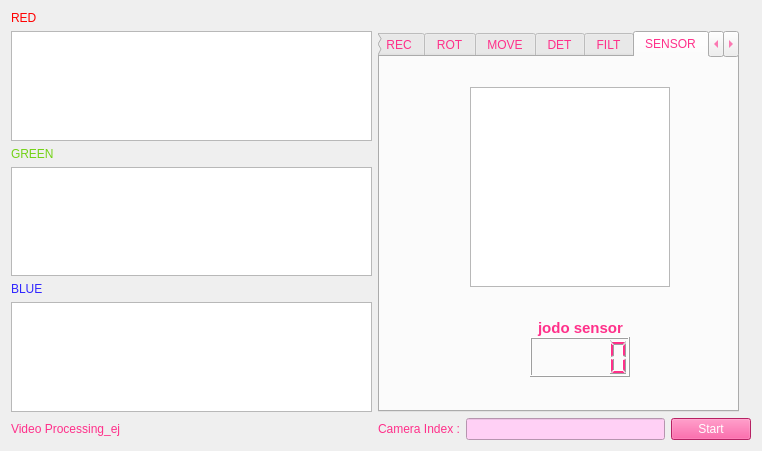
<?xml version="1.0" encoding="UTF-8"?>
<ui version="4.0">
 <class>Videoprocessing</class>
 <widget class="QMainWindow" name="Videoprocessing">
  <property name="geometry">
   <rect>
    <x>0</x>
    <y>0</y>
    <width>762</width>
    <height>451</height>
   </rect>
  </property>
  <property name="windowTitle">
   <string>Video Processor</string>
  </property>
  <widget class="QWidget" name="centralWidget">
   <layout class="QGridLayout" name="gridLayout">
    <item row="6" column="1" colspan="3">
     <layout class="QHBoxLayout" name="horizontalLayout">
      <item>
       <widget class="QLabel" name="label">
        <property name="styleSheet">
         <string notr="true">color: rgb(255, 48, 138);</string>
        </property>
        <property name="text">
         <string>Camera Index :</string>
        </property>
       </widget>
      </item>
      <item>
       <widget class="QLineEdit" name="videoEdit">
        <property name="styleSheet">
         <string notr="true">background-color: rgb(255, 208, 245);</string>
        </property>
       </widget>
      </item>
      <item>
       <widget class="QPushButton" name="startBtn">
        <property name="styleSheet">
         <string notr="true">color: rgb(255, 255, 255);
background-color: rgb(255, 48, 138);</string>
        </property>
        <property name="text">
         <string>Start</string>
        </property>
       </widget>
      </item>
     </layout>
    </item>
    <item row="5" column="0">
     <widget class="QGraphicsView" name="blue_view"/>
    </item>
    <item row="3" column="0">
     <widget class="QGraphicsView" name="green_view"/>
    </item>
    <item row="2" column="0">
     <widget class="QLabel" name="green">
      <property name="styleSheet">
       <string notr="true">color: rgb(115, 210, 22);</string>
      </property>
      <property name="text">
       <string>GREEN</string>
      </property>
     </widget>
    </item>
    <item row="6" column="0">
     <widget class="QLabel" name="title">
      <property name="styleSheet">
       <string notr="true">color: rgb(255, 48, 138);
font: 13pt &quot;Ubuntu&quot;;</string>
      </property>
      <property name="text">
       <string>Video Processing_ej</string>
      </property>
     </widget>
    </item>
    <item row="0" column="0">
     <widget class="QLabel" name="red">
      <property name="styleSheet">
       <string notr="true">color: rgb(255, 0, 0);</string>
      </property>
      <property name="text">
       <string>RED</string>
      </property>
     </widget>
    </item>
    <item row="1" column="0">
     <widget class="QGraphicsView" name="red_view"/>
    </item>
    <item row="4" column="0">
     <widget class="QLabel" name="blue">
      <property name="styleSheet">
       <string notr="true">color: rgb(48, 38, 255);</string>
      </property>
      <property name="text">
       <string>BLUE</string>
      </property>
     </widget>
    </item>
    <item row="1" column="1" rowspan="5">
     <widget class="QTabWidget" name="tabWidget">
      <property name="styleSheet">
       <string notr="true">color: rgb(255, 48, 138);</string>
      </property>
      <property name="currentIndex">
       <number>6</number>
      </property>
      <widget class="QWidget" name="rgb_tab">
       <attribute name="title">
        <string>RGB</string>
       </attribute>
       <widget class="QGraphicsView" name="orig_view">
        <property name="geometry">
         <rect>
          <x>69</x>
          <y>91</y>
          <width>100</width>
          <height>100</height>
         </rect>
        </property>
       </widget>
       <widget class="QGraphicsView" name="redC_view">
        <property name="geometry">
         <rect>
          <x>210</x>
          <y>91</y>
          <width>100</width>
          <height>100</height>
         </rect>
        </property>
       </widget>
       <widget class="QGraphicsView" name="greenC_view">
        <property name="geometry">
         <rect>
          <x>70</x>
          <y>220</y>
          <width>100</width>
          <height>100</height>
         </rect>
        </property>
       </widget>
       <widget class="QGraphicsView" name="blueC_view">
        <property name="geometry">
         <rect>
          <x>210</x>
          <y>220</y>
          <width>100</width>
          <height>100</height>
         </rect>
        </property>
       </widget>
       <widget class="QLabel" name="title_3">
        <property name="geometry">
         <rect>
          <x>50</x>
          <y>20</y>
          <width>321</width>
          <height>31</height>
         </rect>
        </property>
        <property name="layoutDirection">
         <enum>Qt::LeftToRight</enum>
        </property>
        <property name="styleSheet">
         <string notr="true">font: 75 11pt &quot;Ubuntu Condensed&quot;;
font: 20pt &quot;Ubuntu&quot;;
color: rgb(255, 48, 138);</string>
        </property>
        <property name="text">
         <string>     Video Processing</string>
        </property>
       </widget>
       <widget class="QLabel" name="orig">
        <property name="geometry">
         <rect>
          <x>70</x>
          <y>70</y>
          <width>67</width>
          <height>17</height>
         </rect>
        </property>
        <property name="styleSheet">
         <string notr="true">color: rgb(0, 0, 0);</string>
        </property>
        <property name="text">
         <string>ORIGINAL</string>
        </property>
       </widget>
       <widget class="QLabel" name="orig_2">
        <property name="geometry">
         <rect>
          <x>210</x>
          <y>70</y>
          <width>67</width>
          <height>17</height>
         </rect>
        </property>
        <property name="styleSheet">
         <string notr="true">color: rgb(239, 41, 41);</string>
        </property>
        <property name="text">
         <string>RED</string>
        </property>
       </widget>
       <widget class="QLabel" name="orig_3">
        <property name="geometry">
         <rect>
          <x>70</x>
          <y>200</y>
          <width>67</width>
          <height>17</height>
         </rect>
        </property>
        <property name="styleSheet">
         <string notr="true">color: rgb(78, 154, 6);</string>
        </property>
        <property name="text">
         <string>GREEN</string>
        </property>
       </widget>
       <widget class="QLabel" name="orig_4">
        <property name="geometry">
         <rect>
          <x>210</x>
          <y>200</y>
          <width>67</width>
          <height>17</height>
         </rect>
        </property>
        <property name="styleSheet">
         <string notr="true">color: rgb(48, 38, 255);</string>
        </property>
        <property name="text">
         <string>BLUE</string>
        </property>
       </widget>
      </widget>
      <widget class="QWidget" name="rec_tab">
       <attribute name="title">
        <string>REC</string>
       </attribute>
       <widget class="QGraphicsView" name="rec_view">
        <property name="geometry">
         <rect>
          <x>70</x>
          <y>60</y>
          <width>200</width>
          <height>200</height>
         </rect>
        </property>
       </widget>
       <widget class="QLabel" name="rec_2">
        <property name="geometry">
         <rect>
          <x>40</x>
          <y>15</y>
          <width>331</width>
          <height>31</height>
         </rect>
        </property>
        <property name="layoutDirection">
         <enum>Qt::LeftToRight</enum>
        </property>
        <property name="styleSheet">
         <string notr="true">font: 75 11pt &quot;Ubuntu Condensed&quot;;
font: 20pt &quot;Ubuntu&quot;;
color: rgb(255, 48, 138);</string>
        </property>
        <property name="text">
         <string>     Video Processing</string>
        </property>
       </widget>
       <widget class="QLineEdit" name="capture_path">
        <property name="geometry">
         <rect>
          <x>139</x>
          <y>270</y>
          <width>100</width>
          <height>25</height>
         </rect>
        </property>
        <property name="styleSheet">
         <string notr="true">background-color: rgb(255, 208, 245);</string>
        </property>
        <property name="text">
         <string>./photo.png</string>
        </property>
       </widget>
       <widget class="QLineEdit" name="rec_path">
        <property name="geometry">
         <rect>
          <x>139</x>
          <y>305</y>
          <width>100</width>
          <height>25</height>
         </rect>
        </property>
        <property name="styleSheet">
         <string notr="true">background-color: rgb(255, 208, 245);</string>
        </property>
        <property name="text">
         <string>./movie.avi</string>
        </property>
       </widget>
       <widget class="QLabel" name="label_2">
        <property name="geometry">
         <rect>
          <x>35</x>
          <y>273</y>
          <width>111</width>
          <height>17</height>
         </rect>
        </property>
        <property name="styleSheet">
         <string notr="true">color: rgb(255, 48, 138);</string>
        </property>
        <property name="text">
         <string>Capture Path :</string>
        </property>
       </widget>
       <widget class="QLabel" name="label_3">
        <property name="geometry">
         <rect>
          <x>35</x>
          <y>305</y>
          <width>111</width>
          <height>17</height>
         </rect>
        </property>
        <property name="styleSheet">
         <string notr="true">color: rgb(255, 48, 138);</string>
        </property>
        <property name="text">
         <string>Record Path  :</string>
        </property>
       </widget>
       <widget class="QPushButton" name="captureBtn">
        <property name="geometry">
         <rect>
          <x>240</x>
          <y>270</y>
          <width>71</width>
          <height>25</height>
         </rect>
        </property>
        <property name="styleSheet">
         <string notr="true">background-color: rgb(255, 48, 138);
color: rgb(255, 255, 255);</string>
        </property>
        <property name="text">
         <string>Capture</string>
        </property>
       </widget>
       <widget class="QPushButton" name="recordBtn">
        <property name="geometry">
         <rect>
          <x>240</x>
          <y>305</y>
          <width>71</width>
          <height>25</height>
         </rect>
        </property>
        <property name="styleSheet">
         <string notr="true">background-color: rgb(255, 48, 138);
color: rgb(255, 255, 255);</string>
        </property>
        <property name="text">
         <string>Record</string>
        </property>
       </widget>
      </widget>
      <widget class="QWidget" name="rotate_tab">
       <attribute name="title">
        <string>ROT</string>
       </attribute>
       <widget class="QGraphicsView" name="rotate_view">
        <property name="geometry">
         <rect>
          <x>80</x>
          <y>70</y>
          <width>200</width>
          <height>200</height>
         </rect>
        </property>
       </widget>
       <widget class="QLabel" name="rec_3">
        <property name="geometry">
         <rect>
          <x>50</x>
          <y>20</y>
          <width>311</width>
          <height>31</height>
         </rect>
        </property>
        <property name="layoutDirection">
         <enum>Qt::LeftToRight</enum>
        </property>
        <property name="styleSheet">
         <string notr="true">font: 75 20pt &quot;Ubuntu Condensed&quot;;
font: 20pt &quot;Ubuntu&quot;;
color: rgb(255, 48, 138);</string>
        </property>
        <property name="text">
         <string>     Video Processing</string>
        </property>
       </widget>
       <widget class="QWidget" name="layoutWidget">
        <property name="geometry">
         <rect>
          <x>60</x>
          <y>290</y>
          <width>254</width>
          <height>27</height>
         </rect>
        </property>
        <layout class="QHBoxLayout" name="horizontalLayout_3">
         <item>
          <widget class="QPushButton" name="ccwBtn">
           <property name="styleSheet">
            <string notr="true">color: rgb(255, 255, 255);
background-color: rgb(255, 48, 138);</string>
           </property>
           <property name="text">
            <string>CCW</string>
           </property>
          </widget>
         </item>
         <item>
          <widget class="QPushButton" name="autoBtn">
           <property name="styleSheet">
            <string notr="true">background-color: rgb(255, 255, 255);
color: rgb(255, 48, 138);</string>
           </property>
           <property name="text">
            <string>AUTO</string>
           </property>
          </widget>
         </item>
         <item>
          <widget class="QPushButton" name="cwBtn">
           <property name="styleSheet">
            <string notr="true">background-color: rgb(255, 48, 138);
color: rgb(255, 255, 255);
</string>
           </property>
           <property name="text">
            <string>CW</string>
           </property>
          </widget>
         </item>
        </layout>
       </widget>
      </widget>
      <widget class="QWidget" name="move_tab">
       <attribute name="title">
        <string>MOVE</string>
       </attribute>
       <widget class="QWidget" name="widget" native="true">
        <property name="geometry">
         <rect>
          <x>50</x>
          <y>18</y>
          <width>200</width>
          <height>200</height>
         </rect>
        </property>
        <property name="styleSheet">
         <string notr="true">background-color: rgb(255, 208, 245);</string>
        </property>
        <widget class="QGraphicsView" name="move_view">
         <property name="geometry">
          <rect>
           <x>80</x>
           <y>80</y>
           <width>50</width>
           <height>50</height>
          </rect>
         </property>
        </widget>
       </widget>
       <widget class="QPushButton" name="upBtn">
        <property name="geometry">
         <rect>
          <x>190</x>
          <y>240</y>
          <width>80</width>
          <height>25</height>
         </rect>
        </property>
        <property name="styleSheet">
         <string notr="true">color: rgb(255, 255, 255);
background-color: rgb(255, 48, 138);</string>
        </property>
        <property name="text">
         <string>UP</string>
        </property>
       </widget>
       <widget class="QPushButton" name="down">
        <property name="geometry">
         <rect>
          <x>190</x>
          <y>310</y>
          <width>80</width>
          <height>25</height>
         </rect>
        </property>
        <property name="styleSheet">
         <string notr="true">color: rgb(255, 255, 255);
background-color: rgb(255, 48, 138);</string>
        </property>
        <property name="text">
         <string>DOWN</string>
        </property>
       </widget>
       <widget class="QWidget" name="layoutWidget">
        <property name="geometry">
         <rect>
          <x>102</x>
          <y>274</y>
          <width>254</width>
          <height>27</height>
         </rect>
        </property>
        <layout class="QHBoxLayout" name="horizontalLayout_2">
         <item>
          <widget class="QPushButton" name="leftBtn">
           <property name="styleSheet">
            <string notr="true">color: rgb(255, 255, 255);
background-color: rgb(255, 48, 138);</string>
           </property>
           <property name="text">
            <string>LEFT</string>
           </property>
          </widget>
         </item>
         <item>
          <widget class="QPushButton" name="automvBtn">
           <property name="styleSheet">
            <string notr="true">color: rgb(255, 48, 138);
background-color: rgb(255, 255, 255);</string>
           </property>
           <property name="text">
            <string>AUTO</string>
           </property>
          </widget>
         </item>
         <item>
          <widget class="QPushButton" name="rightBtn">
           <property name="styleSheet">
            <string notr="true">color: rgb(255, 255, 255);
background-color: rgb(255, 48, 138);</string>
           </property>
           <property name="text">
            <string>RIGHT</string>
           </property>
          </widget>
         </item>
        </layout>
       </widget>
       <widget class="QLabel" name="label_4">
        <property name="geometry">
         <rect>
          <x>28</x>
          <y>226</y>
          <width>67</width>
          <height>17</height>
         </rect>
        </property>
        <property name="text">
         <string>ZOOM</string>
        </property>
       </widget>
       <widget class="QWidget" name="layoutWidget">
        <property name="geometry">
         <rect>
          <x>11</x>
          <y>251</y>
          <width>82</width>
          <height>81</height>
         </rect>
        </property>
        <layout class="QVBoxLayout" name="verticalLayout">
         <item>
          <widget class="QPushButton" name="zoomP">
           <property name="styleSheet">
            <string notr="true">color: rgb(255, 255, 255);
background-color: rgb(255, 48, 138);</string>
           </property>
           <property name="text">
            <string>+</string>
           </property>
          </widget>
         </item>
         <item>
          <widget class="QPushButton" name="zoomM">
           <property name="styleSheet">
            <string notr="true">color: rgb(255, 255, 255);
background-color: rgb(255, 48, 138);</string>
           </property>
           <property name="text">
            <string>-</string>
           </property>
          </widget>
         </item>
        </layout>
       </widget>
      </widget>
      <widget class="QWidget" name="detect_tab">
       <attribute name="title">
        <string>DET</string>
       </attribute>
       <widget class="QTabWidget" name="tabWidget_2">
        <property name="geometry">
         <rect>
          <x>11</x>
          <y>24</y>
          <width>281</width>
          <height>321</height>
         </rect>
        </property>
        <property name="styleSheet">
         <string notr="true"/>
        </property>
        <property name="currentIndex">
         <number>2</number>
        </property>
        <widget class="QWidget" name="face">
         <attribute name="title">
          <string>FACE</string>
         </attribute>
         <widget class="QGraphicsView" name="faceD_view">
          <property name="geometry">
           <rect>
            <x>40</x>
            <y>70</y>
            <width>200</width>
            <height>200</height>
           </rect>
          </property>
         </widget>
         <widget class="QLabel" name="label_5">
          <property name="geometry">
           <rect>
            <x>50</x>
            <y>24</y>
            <width>221</width>
            <height>31</height>
           </rect>
          </property>
          <property name="styleSheet">
           <string notr="true">font: 75 20pt &quot;ori1Uni&quot;;
</string>
          </property>
          <property name="text">
           <string>FACE DETECT</string>
          </property>
         </widget>
        </widget>
        <widget class="QWidget" name="car">
         <attribute name="title">
          <string>CAR</string>
         </attribute>
         <widget class="QGraphicsView" name="carD_view">
          <property name="geometry">
           <rect>
            <x>40</x>
            <y>70</y>
            <width>200</width>
            <height>200</height>
           </rect>
          </property>
         </widget>
         <widget class="QLabel" name="label_6">
          <property name="geometry">
           <rect>
            <x>50</x>
            <y>24</y>
            <width>221</width>
            <height>31</height>
           </rect>
          </property>
          <property name="styleSheet">
           <string notr="true">font: 75 20pt &quot;ori1Uni&quot;;
</string>
          </property>
          <property name="text">
           <string>CAR DETECT</string>
          </property>
         </widget>
        </widget>
        <widget class="QWidget" name="number">
         <attribute name="title">
          <string>NUMBER</string>
         </attribute>
         <widget class="QGraphicsView" name="numD_view">
          <property name="geometry">
           <rect>
            <x>40</x>
            <y>70</y>
            <width>200</width>
            <height>200</height>
           </rect>
          </property>
         </widget>
         <widget class="QLabel" name="label_7">
          <property name="geometry">
           <rect>
            <x>20</x>
            <y>24</y>
            <width>251</width>
            <height>31</height>
           </rect>
          </property>
          <property name="styleSheet">
           <string notr="true">font: 75 20pt &quot;ori1Uni&quot;;
</string>
          </property>
          <property name="text">
           <string>NUMBER DETECT</string>
          </property>
         </widget>
        </widget>
       </widget>
      </widget>
      <widget class="QWidget" name="filter_tab">
       <attribute name="title">
        <string>FILT</string>
       </attribute>
       <widget class="QLabel" name="orig_5">
        <property name="geometry">
         <rect>
          <x>60</x>
          <y>200</y>
          <width>67</width>
          <height>17</height>
         </rect>
        </property>
        <property name="styleSheet">
         <string notr="true">color: rgb(143, 89, 2);</string>
        </property>
        <property name="text">
         <string>GRAY</string>
        </property>
       </widget>
       <widget class="QGraphicsView" name="gray_view">
        <property name="geometry">
         <rect>
          <x>60</x>
          <y>220</y>
          <width>100</width>
          <height>100</height>
         </rect>
        </property>
       </widget>
       <widget class="QGraphicsView" name="edge_view">
        <property name="geometry">
         <rect>
          <x>200</x>
          <y>220</y>
          <width>100</width>
          <height>100</height>
         </rect>
        </property>
       </widget>
       <widget class="QLabel" name="orig_6">
        <property name="geometry">
         <rect>
          <x>200</x>
          <y>200</y>
          <width>67</width>
          <height>17</height>
         </rect>
        </property>
        <property name="styleSheet">
         <string notr="true">
color: rgb(206, 92, 0);</string>
        </property>
        <property name="text">
         <string>EDGE</string>
        </property>
       </widget>
       <widget class="QLabel" name="title_4">
        <property name="geometry">
         <rect>
          <x>40</x>
          <y>20</y>
          <width>301</width>
          <height>31</height>
         </rect>
        </property>
        <property name="layoutDirection">
         <enum>Qt::LeftToRight</enum>
        </property>
        <property name="styleSheet">
         <string notr="true">font: 75 20pt &quot;Ubuntu Condensed&quot;;
font: 20pt &quot;Ubuntu&quot;;
color: rgb(255, 48, 138);</string>
        </property>
        <property name="text">
         <string>     Video Processing</string>
        </property>
       </widget>
       <widget class="QLabel" name="orig_7">
        <property name="geometry">
         <rect>
          <x>200</x>
          <y>70</y>
          <width>67</width>
          <height>17</height>
         </rect>
        </property>
        <property name="styleSheet">
         <string notr="true">color: rgb(92, 53, 102);</string>
        </property>
        <property name="text">
         <string>BLUR</string>
        </property>
       </widget>
       <widget class="QGraphicsView" name="orig_view2">
        <property name="geometry">
         <rect>
          <x>59</x>
          <y>91</y>
          <width>100</width>
          <height>100</height>
         </rect>
        </property>
       </widget>
       <widget class="QLabel" name="orig_8">
        <property name="geometry">
         <rect>
          <x>60</x>
          <y>70</y>
          <width>67</width>
          <height>17</height>
         </rect>
        </property>
        <property name="styleSheet">
         <string notr="true">color: rgb(0, 0, 0);</string>
        </property>
        <property name="text">
         <string>ORIGINAL</string>
        </property>
       </widget>
       <widget class="QGraphicsView" name="blur_view">
        <property name="geometry">
         <rect>
          <x>200</x>
          <y>91</y>
          <width>100</width>
          <height>100</height>
         </rect>
        </property>
       </widget>
      </widget>
      <widget class="QWidget" name="sensor_tab">
       <attribute name="title">
        <string>SENSOR</string>
       </attribute>
       <widget class="QGraphicsView" name="sensor_view">
        <property name="geometry">
         <rect>
          <x>90</x>
          <y>30</y>
          <width>200</width>
          <height>200</height>
         </rect>
        </property>
       </widget>
       <widget class="QLCDNumber" name="sennum">
        <property name="geometry">
         <rect>
          <x>150</x>
          <y>280</y>
          <width>100</width>
          <height>40</height>
         </rect>
        </property>
       </widget>
       <widget class="QLabel" name="label_9">
        <property name="geometry">
         <rect>
          <x>120</x>
          <y>250</y>
          <width>161</width>
          <height>41</height>
         </rect>
        </property>
        <property name="font">
         <font>
          <pointsize>11</pointsize>
          <weight>75</weight>
          <bold>true</bold>
         </font>
        </property>
        <property name="text">
         <string>jodo sensor</string>
        </property>
        <property name="alignment">
         <set>Qt::AlignCenter</set>
        </property>
       </widget>
      </widget>
      <widget class="QWidget" name="tracking_tab">
       <attribute name="title">
        <string>TRACKING</string>
       </attribute>
       <widget class="QGraphicsView" name="track_view">
        <property name="geometry">
         <rect>
          <x>50</x>
          <y>20</y>
          <width>200</width>
          <height>200</height>
         </rect>
        </property>
       </widget>
       <widget class="QGraphicsView" name="trackC_view">
        <property name="geometry">
         <rect>
          <x>228</x>
          <y>243</y>
          <width>120</width>
          <height>91</height>
         </rect>
        </property>
       </widget>
       <widget class="QLabel" name="label_8">
        <property name="geometry">
         <rect>
          <x>252</x>
          <y>222</y>
          <width>101</width>
          <height>17</height>
         </rect>
        </property>
        <property name="text">
         <string>original video</string>
        </property>
       </widget>
      </widget>
     </widget>
    </item>
   </layout>
  </widget>
 </widget>
 <layoutdefault spacing="6" margin="11"/>
 <resources/>
 <connections/>
</ui>
